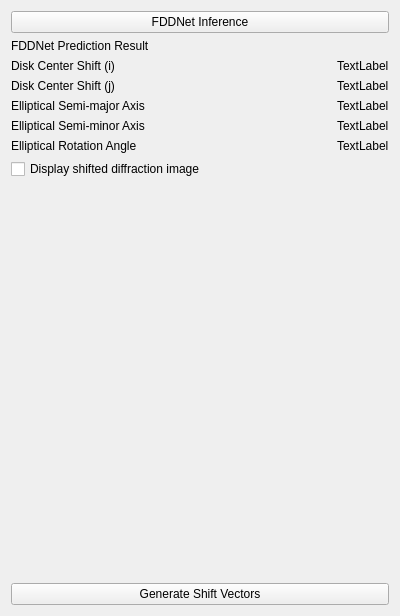
<?xml version="1.0" encoding="UTF-8"?>
<ui version="4.0">
 <class>Form</class>
 <widget class="QWidget" name="Form">
  <property name="geometry">
   <rect>
    <x>0</x>
    <y>0</y>
    <width>400</width>
    <height>616</height>
   </rect>
  </property>
  <property name="windowTitle">
   <string>Form</string>
  </property>
  <layout class="QVBoxLayout" name="verticalLayout_3">
   <item>
    <widget class="QPushButton" name="pushButton_fddnet_inference">
     <property name="text">
      <string>FDDNet Inference</string>
     </property>
    </widget>
   </item>
   <item>
    <widget class="QLabel" name="label_16">
     <property name="text">
      <string>FDDNet Prediction Result</string>
     </property>
    </widget>
   </item>
   <item>
    <layout class="QHBoxLayout" name="horizontalLayout">
     <item>
      <layout class="QVBoxLayout" name="verticalLayout">
       <item>
        <widget class="QLabel" name="label_17">
         <property name="text">
          <string>Disk Center Shift (i)</string>
         </property>
        </widget>
       </item>
       <item>
        <widget class="QLabel" name="label_18">
         <property name="text">
          <string>Disk Center Shift (j)</string>
         </property>
        </widget>
       </item>
       <item>
        <widget class="QLabel" name="label_19">
         <property name="text">
          <string>Elliptical Semi-major Axis</string>
         </property>
        </widget>
       </item>
       <item>
        <widget class="QLabel" name="label_20">
         <property name="text">
          <string>Elliptical Semi-minor Axis</string>
         </property>
        </widget>
       </item>
       <item>
        <widget class="QLabel" name="label_21">
         <property name="text">
          <string>Elliptical Rotation Angle</string>
         </property>
        </widget>
       </item>
      </layout>
     </item>
     <item>
      <spacer name="horizontalSpacer_2">
       <property name="orientation">
        <enum>Qt::Horizontal</enum>
       </property>
       <property name="sizeHint" stdset="0">
        <size>
         <width>40</width>
         <height>20</height>
        </size>
       </property>
      </spacer>
     </item>
     <item>
      <layout class="QVBoxLayout" name="verticalLayout_2">
       <item>
        <widget class="QLabel" name="label_fddnet_center_shift_ci">
         <property name="text">
          <string>TextLabel</string>
         </property>
        </widget>
       </item>
       <item>
        <widget class="QLabel" name="label_fddnet_center_shift_cj">
         <property name="text">
          <string>TextLabel</string>
         </property>
        </widget>
       </item>
       <item>
        <widget class="QLabel" name="label_fddnet_elliptical_a">
         <property name="text">
          <string>TextLabel</string>
         </property>
        </widget>
       </item>
       <item>
        <widget class="QLabel" name="label_fddnet_elliptical_b">
         <property name="text">
          <string>TextLabel</string>
         </property>
        </widget>
       </item>
       <item>
        <widget class="QLabel" name="label_fddnet_elliptical_angle">
         <property name="text">
          <string>TextLabel</string>
         </property>
        </widget>
       </item>
      </layout>
     </item>
    </layout>
   </item>
   <item>
    <widget class="QCheckBox" name="checkBox_show_shifted_dp">
     <property name="text">
      <string>Display shifted diffraction image</string>
     </property>
    </widget>
   </item>
   <item>
    <spacer name="verticalSpacer">
     <property name="orientation">
      <enum>Qt::Vertical</enum>
     </property>
     <property name="sizeHint" stdset="0">
      <size>
       <width>20</width>
       <height>373</height>
      </size>
     </property>
    </spacer>
   </item>
   <item>
    <widget class="QPushButton" name="pushButton_generate_shift_vec">
     <property name="text">
      <string>Generate Shift Vectors</string>
     </property>
    </widget>
   </item>
  </layout>
 </widget>
 <resources/>
 <connections/>
</ui>
